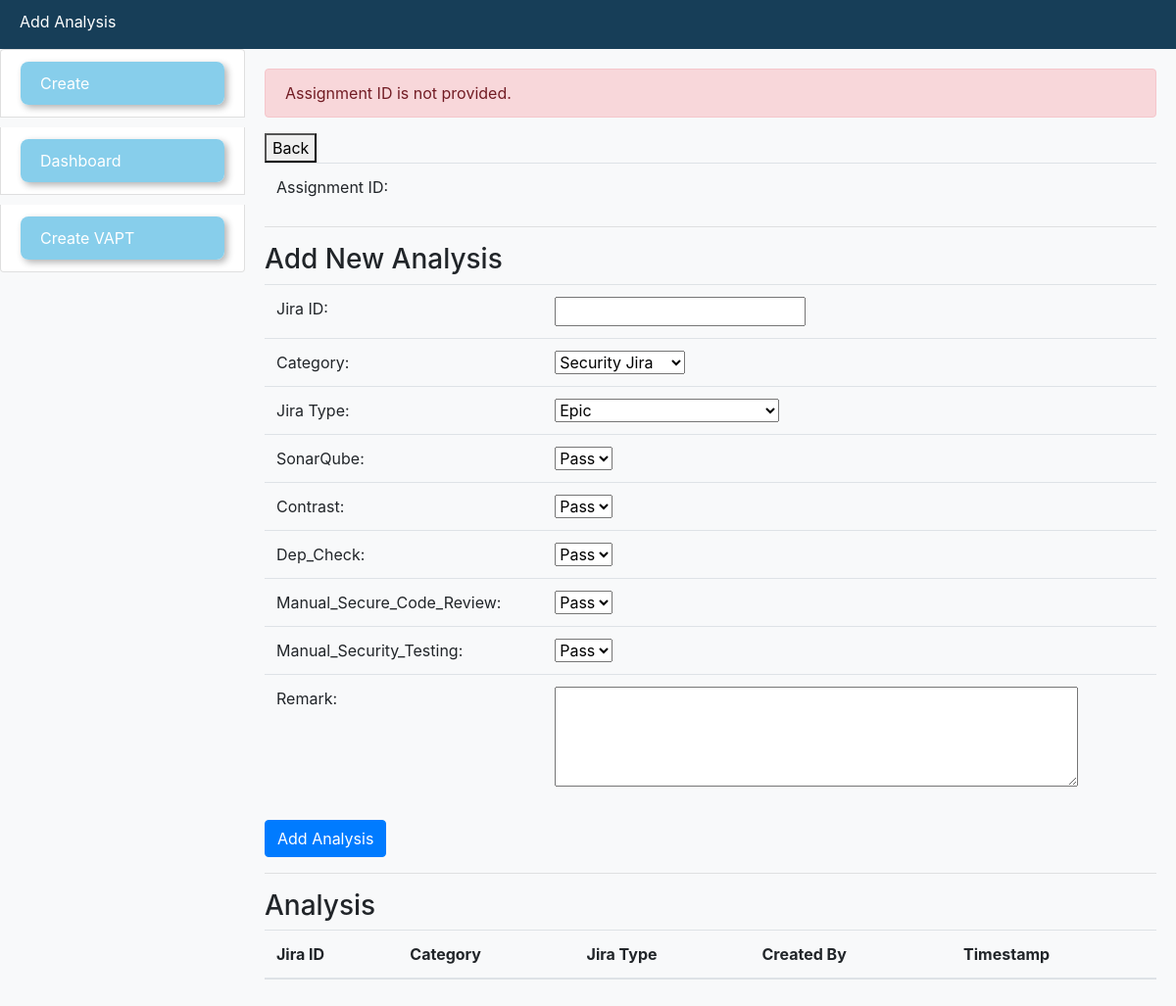
Page /addanalysis.php (signed in) on the committed database.
### tables this page shows
CREATE TABLE `file_access` (
  `file_access_id` int(11) NOT NULL AUTO_INCREMENT,
  `file_name` varchar(255) DEFAULT NULL,
  `role_id` int(11) DEFAULT NULL,
  `display_name` varchar(255) DEFAULT NULL,
  `in_menu` tinyint(1) DEFAULT NULL,
  `delete_flag` tinyint(1) DEFAULT 0,
  `timestamp` timestamp NOT NULL DEFAULT current_timestamp(),
  `created_by` varchar(255) DEFAULT NULL,
  `order_by` int(11) DEFAULT NULL,
  PRIMARY KEY (`file_access_id`)
);

### addanalysis.php (the view, shortened to what this page needs)
<?php
include_once "db_connect.php";
try {
    $user_id = $_SESSION['user_id'];
    $query = "SELECT role_id FROM users WHERE user_id = :user_id AND delete_flag = 0";
    $stmt = $db->prepare($query);
    $stmt->execute(['user_id' => $user_id]);
    $user = $stmt->fetch();
    $query_access = "SELECT * FROM file_access WHERE role_id = :role_id AND delete_flag = 0";
    $stmt_access = $db->prepare($query_access);
    $stmt_access->execute(['role_id' => $user['role_id']]);
    $access_files = $stmt_access->fetchAll();
} catch (Exception $e) {
    $error_message = $e->getMessage();
}
?>
<!DOCTYPE html>
<html lang="en">
<head>
    <link rel="stylesheet" href="https://stackpath.bootstrapcdn.com/bootstrap/4.5.2/css/bootstrap.min.css">
    <link rel="stylesheet" href="https://cdnjs.cloudflare.com/ajax/libs/font-awesome/5.15.3/css/all.min.css">
</head>
<body>
    <div class="top-bar">
        Add Analysis
    </div>
<div class="left-menu">
    <ul class="list-group">
       <?php
try {
    $logged_in_user_id = $_SESSION['user_id'];
    $query_user_role = "SELECT role_id FROM users WHERE user_id = $logged_in_user_id";
    $stmt_user_role = $db->query($query_user_role);
    $user_role = $stmt_user_role->fetch(PDO::FETCH_ASSOC);
    $role_id = $user_role['role_id'];
    $query_menu = "SELECT * FROM file_access WHERE role_id = $role_id AND delete_flag = 0 AND in_menu = 0 ORDER BY order_by ASC";
    $stmt_menu = $db->query($query_menu);
    $access_files = $stmt_menu->fetchAll();
    foreach ($access_files as $file) {
        echo '<li class="list-group-item menu-item">';
        echo '<a href="' . $file['file_name'] . '" class="btn btn-primary btn-3d menu-link">' . $file['display_name'] . '</a>';
        echo '</li>';
    }
} catch (Exception $e) {
    echo '<li class="list-group-item">' . $e->getMessage() . '</li>';
}
?>
    </ul>
</div>
    <div class="main-content">
<?php
$error_message = "";
try {
    if (!isset($_GET['assignment_id'])) {
        throw new Exception("Assignment ID is not provided.");
    }
    $assignment_id = $_GET['assignment_id'];
} catch (Exception $e) {
    $error_message = $e->getMessage();
}
?>
<div class="form-group">
    <?php if ($error_message) : ?>
        <div class="alert alert-danger" role="alert">
            <?php echo $error_message; ?>
        </div>
    <?php endif; ?>
    <form id="backForm" action="addpatchdetails.php" method="post">
        <button type="submit">Back</button>
    </form>
    <table class="table">
        <tbody>
            <tr>
                <td>Assignment ID:</td>
                <td><?php echo $assignment_id; ?></td>
            </tr>
        </tbody>
    </table>
    <hr>
    <h3>Add New Analysis</h3>
    <form method="post" onsubmit="return validateForm()">
        <table class="table">
            <tbody>
                <tr>
                    <td>Jira ID:</td>
                    <td><input type="text" name="jira_id" id="jira_id"></td>
                </tr>
                <tr>
                    <td>Category:</td>
                    <td>
                        <select name="category">
                            <option value="Security jira">Security Jira</option>
                        </select>
                    </td>
                </tr>
                <tr>
                    <td>Jira Type:</td>
                    <td>
                        <select name="jira_type">
                            <option value="epic">Epic</option>
                        </select>
                    </td>
                </tr>
                <tr>
                    <td>SonarQube:</td>
                    <td>
                        <select name="SonarQube">
                            <option value="Pass">Pass</option>
                        </select>
                    </td>
                </tr>
                <tr>
                    <td>Contrast:</td>
                    <td>
                        <select name="Contrast">
                            <option value="Pass">Pass</option>
                        </select>
                    </td>
                </tr>
                <tr>
                    <td>Dep_Check:</td>
                    <td>
                        <select name="Dep_Check">
                            <option value="Pass">Pass</option>
                        </select>
                    </td>
                </tr>
                <tr>
                    <td>Manual_Secure_Code_Review:</td>
                    <td>
                        <select name="Manual_Secure_Code_Review">
                            <option value="Pass">Pass</option>
                        </select>
                    </td>
                </tr>
                <tr>
                    <td>Manual_Security_Testing:</td>
                    <td>
                        <select name="Manual_Security_Testing">
                            <option value="Pass">Pass</option>
                        </select>
                    </td>
                </tr>
                <tr>
                    <td>Remark:</td>
                    <td><textarea name="remark" id="remark" rows="4" cols="50"></textarea></td>
                </tr>
            </tbody>
        </table>
        <button type="submit" class="btn btn-primary" name="add_analysis">Add Analysis</button>
    </form>
    <hr>
    <h3> Analysis</h3>
    <table class="table">
        <thead>
            <tr>
                <th>Jira ID</th>
                <th>Category</th>
                <th>Jira Type</th>
                <th>Created By</th>
                <th>Timestamp</th>
            </tr>
        </thead>
    </table>
</div>
    </div>
</body>
</html>

### addanalysis.php (style rules this page uses)
body { background-color: #f8f9fa; }
.top-bar { background-color: #173E58; height: 50px; padding: 10px 20px; color: white; }
.left-menu { position: fixed; top: 0; left: 0; width: 250px; height: 100%; background-color: ; padding-top: 50px; }
.menu-item { margin-bottom: 10px; }
.main-content { margin-left: 250px; padding: 20px; }
.btn-3d { display: block; width: 100%; border: none; background: linear-gradient(145deg, #87CEEB, #87CEEB); color: white; padding: 10px 20px; font-size: 16px; border-radius: 8px; box-shadow: 3px 3px 7px rgba(0, 0, 0, 0.3), -3px -3px 7px rgba(255, 255, 255, 0.6); transition: all 0.2s; text-align: left; }

### rows in the picture
file_access: display_name "Create"
file_access: display_name "Dashboard"
file_access: display_name "Create VAPT"

### other values in the picture
$error_message "Assignment ID is not provided."
